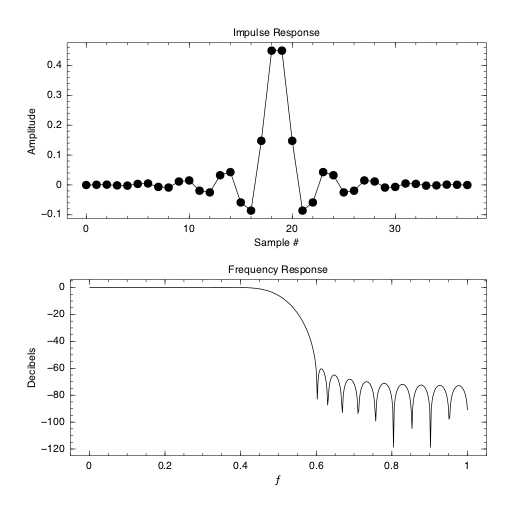

The Julia source for this figure:
using Radio, Winston

( M, β )        = kaiserord( 0.001, 0.2*π )
window          = kaiser( M, β )
impulseResponse = firdes( 0.5, window )
p               = plot_response( impulseResponse )

display( p )
file( p, "Kaiser.png" )
